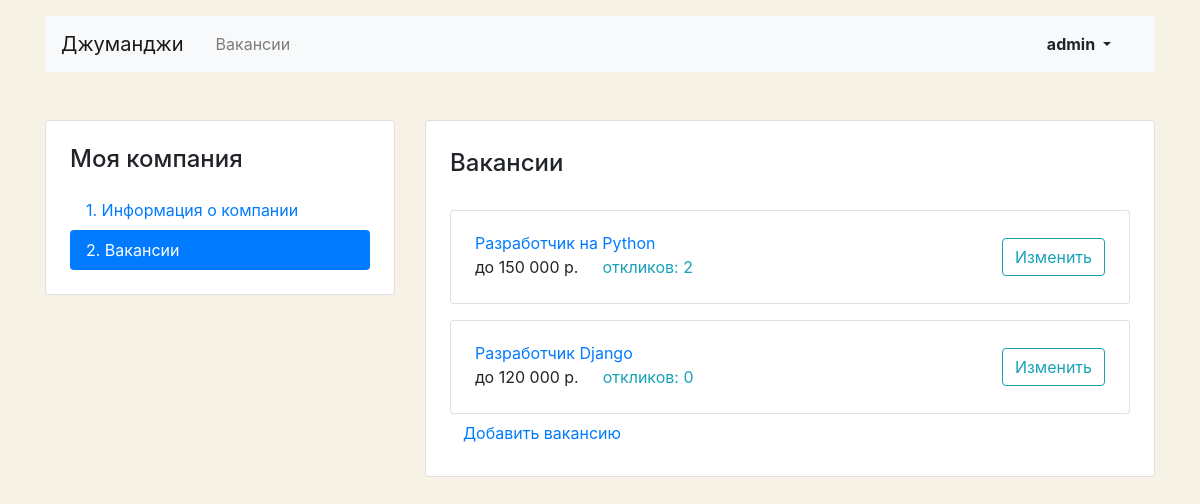
Page /mycompany/vacancies/ (signed in) on the committed database.
### vacancies/models.py (models this page shows, shortened)
class Vacancy(models.Model):
    title = models.CharField(max_length=50)
    specialty = models.ForeignKey(
        Specialty,
        on_delete=models.CASCADE,
        related_name="vacancies"
    )
    company = models.ForeignKey(
        Company,
        on_delete=models.CASCADE,
        related_name="vacancies"
    )
    skills = models.TextField()
    description = models.TextField()
    salary_min = models.IntegerField()
    salary_max = models.IntegerField()
    published_at = models.DateField(auto_now_add=True)

### vacancies/views/companies_views.py (the view)
# urls.py: path('mycompany/vacancies/', MyCompanyVacanciesView.as_view(), name='my_company_vacancies'),
class MyCompanyVacanciesView(LoginRequiredMixin, IsNotCompanyMixin, ListView):
    template_name = 'vacancies/vacancy/vacancy-list.html'
    context_object_name = 'my_company_vacancies'
    login_url = 'login_page'
    def get_queryset(self):
        username = self.request.user.username
        return Vacancy.objects.filter(company__owner__username=username).annotate(num_responses=Count('applications'))
    def get_context_data(self, *, object_list=None, **kwargs):
        context = super(MyCompanyVacanciesView, self).get_context_data()
        context['head_title'] = 'Мои вакансии | Джуманджи '
        context['page_title'] = 'Все мои вакансии'
        return context

### vacancies/mixins.py (called while the page is built)
    def dispatch(self, request, *args, **kwargs):
        if Company.objects.filter(owner=self.request.user):
            return super().dispatch(request, *args, **kwargs)
        return redirect('no_company')

### templates/vacancies/vacancy/vacancy-list.html (shortened to what this page needs)
{% extends 'base.html' %}
{% load crispy_forms_filters %}
{% load humanize %}
{% block content %}
<main class="container mt-3 pb-5">
    <div class="row mt-5">
        <div class="col-12 col-lg-4">
            <aside class="pt-3 pb-4 px-4 mb-5 card">
                <h1 class="h4 pt-2 pb-2">Моя компания</h1>
                <div class="nav flex-column nav-pills" id="v-pills-tab" role="tablist" aria-orientation="vertical">
                    <a class="nav-link" href="{% url 'my_company' %}">1. Информация о&nbsp;компании</a>
                    <a class="nav-link active" href="#">2. Вакансии</a>
                </div>
            </aside>
        </div>
        <div class="col-12 col-lg-8">
            <div class="card">
                <div class="card-body px-4 pb-4">
                    <section class="tab-pane fade show active">
                        <h2 class="h4 pt-2 pb-3">Вакансии</h2>
                        {% for vacancy in my_company_vacancies %}
                        <div class="card mt-3">
                            <div class="card-body px-4">
                                <div class="row align-items-center">
                                    <div class="col-6 col-lg-8">
                                        <a href="{% url 'vacancy_view' vacancy.id %}"
                                           class="mb-1">{{ vacancy.title }}</a>
                                        <p class="mb-1">
                                            <span class="mr-4">до {{ vacancy.salary_max|intcomma }} р.</span><a
                                                href="{% url 'my_company_vacancy' vacancy.id %}" class="text-info">откликов: {{ vacancy.num_responses }}
                                            </a>
                                        </p>
                                    </div>
                                    <div class="col-6 col-lg-4 text-right">
                                        <a href="{% url 'my_company_vacancy' vacancy.id %}"
                                           class="btn btn-outline-info">Изменить</a>
                                    </div>
                                </div>
                            </div>
                        </div>
                        {% endfor %}
                        <a class="btn btn-link" href="{% url 'my_new_vacancy' %}">Добавить вакансию</a>
                    </section>
                </div>
            </div>
        </div>
    </div>
</main>
{% endblock %}

### templates/base.html (shortened to what this page needs)
{% load static %}
<!DOCTYPE html>
<html lang="ru">
<head>
    <link rel="stylesheet" href="https://stackpath.bootstrapcdn.com/bootstrap/4.3.1/css/bootstrap.min.css"
>
</head>
<body>
<header class="container mt-3">
    <nav class="navbar navbar-expand-lg navbar-light bg-light">
        <a class="navbar-brand mr-4" href="{% url 'main_view' %}">Джуманджи</a>
        <div class="collapse navbar-collapse justify-content-between" id="navbarNav">
            <ul class="navbar-nav col-6">
                <li class="nav-item">
                    <a class="nav-link" href="{% url 'vacancies_view' %}">Вакансии</a>
                </li>
            </ul>
            <ul class="navbar-nav col-6 justify-content-end">
                {% if user.is_authenticated %}
                    <li class="nav-item active">
                        <div class="btn-group">
                            <button type="button" class="btn dropdown-toggle font-weight-bold" data-toggle="dropdown"
                                    aria-haspopup="true" aria-expanded="false">
                                {% if not user.first_name %}{{ user.username }}{% else %} {{ user.first_name }}
                                    {{ user.last_name }}{% endif %}
                            </button>
                        </div>
                        {% else %}
                    <li class="nav-item">
                        <a href="{% url 'login_page' %}" class="nav-link font-weight-bold">Вход</a>
                    </li>
                {% endif %}
            </ul>
        </div>
    </nav>
</header>
{% block content %}
{% endblock content %}
</body>
</html>

### templates/vacancies/vacancy/vacancy-list.html (style rules this page uses)
body { background-color: #F6F2E6; }

### rows in the picture
Vacancy: title "Разработчик на Python", salary_max "150 000", num_responses "2"
Vacancy: title "Разработчик Django", salary_max "120 000", num_responses "0"

### other values in the picture
{{ user.username }} "admin"
